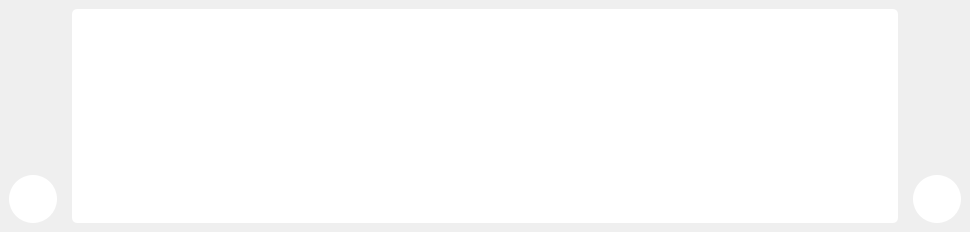
<?xml version="1.0" encoding="UTF-8"?>
<ui version="4.0">
 <class>TextField</class>
 <widget class="QWidget" name="TextField">
  <property name="geometry">
   <rect>
    <x>0</x>
    <y>0</y>
    <width>970</width>
    <height>232</height>
   </rect>
  </property>
  <property name="sizePolicy">
   <sizepolicy hsizetype="Preferred" vsizetype="Preferred">
    <horstretch>1</horstretch>
    <verstretch>1</verstretch>
   </sizepolicy>
  </property>
  <property name="minimumSize">
   <size>
    <width>0</width>
    <height>230</height>
   </size>
  </property>
  <property name="maximumSize">
   <size>
    <width>970</width>
    <height>232</height>
   </size>
  </property>
  <property name="baseSize">
   <size>
    <width>970</width>
    <height>230</height>
   </size>
  </property>
  <property name="font">
   <font>
    <pointsize>18</pointsize>
   </font>
  </property>
  <property name="windowTitle">
   <string>Form</string>
  </property>
  <property name="styleSheet">
   <string notr="true">QPushButton {
	width: 48px;
	height: 48px;
	border-radius: 24px;
	background-color: white;
}

QPushButton:Hover {
	background-color: #c3c3c3;
}

QPushButton:Pressed {
	background-color: #a3a3a3;
}</string>
  </property>
  <layout class="QHBoxLayout" name="horizontalLayout">
   <property name="spacing">
    <number>0</number>
   </property>
   <property name="leftMargin">
    <number>0</number>
   </property>
   <property name="topMargin">
    <number>0</number>
   </property>
   <property name="rightMargin">
    <number>0</number>
   </property>
   <property name="bottomMargin">
    <number>0</number>
   </property>
   <item>
    <widget class="QWidget" name="InnerTextField" native="true">
     <property name="styleSheet">
      <string notr="true">QLineEdit {
	border-radius: 5px;
	background-color:white;
}</string>
     </property>
     <layout class="QGridLayout" name="gridLayout">
      <property name="horizontalSpacing">
       <number>15</number>
      </property>
      <property name="verticalSpacing">
       <number>0</number>
      </property>
      <item row="1" column="2">
       <widget class="QPushButton" name="preview">
        <property name="cursor">
         <cursorShape>PointingHandCursor</cursorShape>
        </property>
        <property name="text">
         <string/>
        </property>
        <property name="icon">
         <iconset>
          <normalon>:/rec/img/icons/preview.png</normalon>
         </iconset>
        </property>
        <property name="iconSize">
         <size>
          <width>32</width>
          <height>32</height>
         </size>
        </property>
       </widget>
      </item>
      <item row="0" column="1" rowspan="2">
       <widget class="QLineEdit" name="textField">
        <property name="sizePolicy">
         <sizepolicy hsizetype="Preferred" vsizetype="Preferred">
          <horstretch>1</horstretch>
          <verstretch>0</verstretch>
         </sizepolicy>
        </property>
        <property name="minimumSize">
         <size>
          <width>194</width>
          <height>46</height>
         </size>
        </property>
        <property name="baseSize">
         <size>
          <width>970</width>
          <height>230</height>
         </size>
        </property>
        <property name="font">
         <font>
          <pointsize>18</pointsize>
         </font>
        </property>
        <property name="alignment">
         <set>Qt::AlignLeading|Qt::AlignLeft|Qt::AlignTop</set>
        </property>
       </widget>
      </item>
      <item row="0" column="2">
       <spacer name="verticalSpacer">
        <property name="orientation">
         <enum>Qt::Vertical</enum>
        </property>
        <property name="sizeHint" stdset="0">
         <size>
          <width>20</width>
          <height>40</height>
         </size>
        </property>
       </spacer>
      </item>
      <item row="1" column="0">
       <widget class="QPushButton" name="remove">
        <property name="cursor">
         <cursorShape>PointingHandCursor</cursorShape>
        </property>
        <property name="text">
         <string/>
        </property>
        <property name="icon">
         <iconset>
          <normalon>:/rec/img/icons/remove.png</normalon>
         </iconset>
        </property>
        <property name="iconSize">
         <size>
          <width>32</width>
          <height>32</height>
         </size>
        </property>
       </widget>
      </item>
     </layout>
    </widget>
   </item>
  </layout>
 </widget>
 <resources/>
 <connections/>
</ui>
